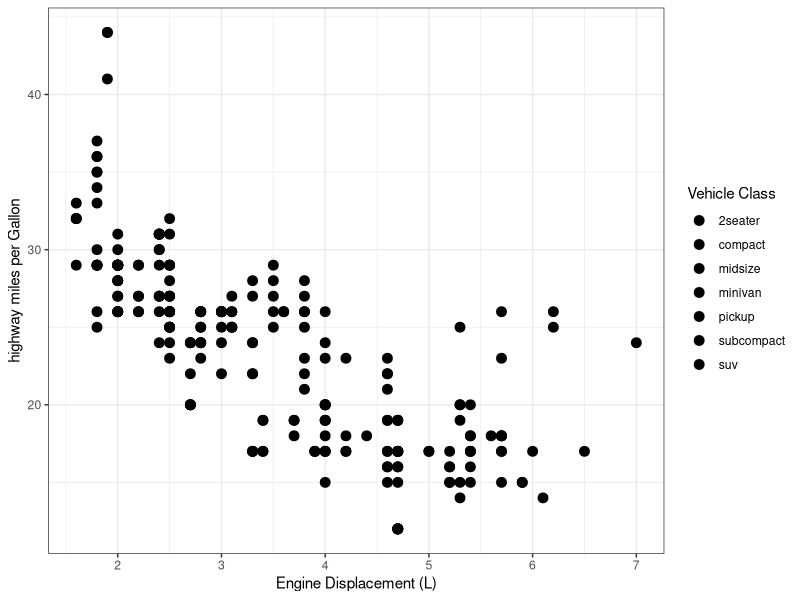

The R source for this figure:
#install.packages("ggplot2")
library(ggplot2)

# exercise 1, page 19

exercise1 <- 15 + 25.1 + 20.25
exercise1_num <- 32

exercise1_sum <- exercise1 + exercise1_num

print (exercise1_sum)


# practice tasks, page 21 - 22

years_old <- 25.7
round(years_old) # round up
floor(years_old) # roud down

years_old <- 25.765
round(years_old, 2)


# exercise 2, page 20

first_name <- "Julie"
paste(first_name, 'is', years_old, 'years old')


# practice tasks, page 22 - 

grade <- 55
total <- grade + 10
print (total)
grade <- 90
print (total) # value of total in a spreadsheet will be 100, but in programming a variable holds the value it was assigned (65)
total <- grade + 10
print (total) # executed in the way it was defined


# What will this code do?
p <- 2
z <- 5
out <- p * z  # What should the value of out be?
print (out) # What is the value of out? Is it the same as expected?


# Testing
x <- 1
is.character(x)
is.numeric (x)


# exercise 3, page 22

my_quiz <- c("uno",
             "dos",
             "tres",
             "cuatro",
             "cinco")
print (my_quiz)
str(my_quiz)
length(my_quiz)


# WORKSHOP 3 :
# basic plot
library(ggplot2)
basic_plot <- ggplot(data = mpg) +
  geom_point(mapping = aes(x = displ, y = hwy, fill = class), colour = "black", size = 3) +
  theme_bw() +
  labs(x = "Engine Displacement (L)", y = "highway miles per Gallon", fill = "Vehicle Class")

print(basic_plot)
